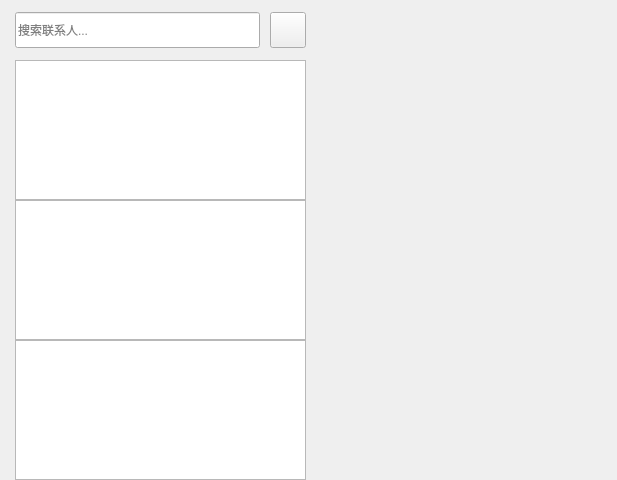
<?xml version="1.0" encoding="UTF-8"?>
<ui version="4.0">
 <class>ChatDialog</class>
 <widget class="QWidget" name="ChatDialog">
  <property name="geometry">
   <rect>
    <x>0</x>
    <y>0</y>
    <width>617</width>
    <height>480</height>
   </rect>
  </property>
  <property name="windowTitle">
   <string>Form</string>
  </property>
  <layout class="QHBoxLayout" name="horizontalLayout">
   <property name="spacing">
    <number>0</number>
   </property>
   <property name="leftMargin">
    <number>0</number>
   </property>
   <property name="topMargin">
    <number>0</number>
   </property>
   <property name="rightMargin">
    <number>0</number>
   </property>
   <property name="bottomMargin">
    <number>0</number>
   </property>
   <item>
    <widget class="QWidget" name="chat_user_wid" native="true">
     <property name="minimumSize">
      <size>
       <width>306</width>
       <height>0</height>
      </size>
     </property>
     <property name="maximumSize">
      <size>
       <width>306</width>
       <height>16777215</height>
      </size>
     </property>
     <layout class="QVBoxLayout" name="verticalLayout_2">
      <property name="spacing">
       <number>0</number>
      </property>
      <property name="leftMargin">
       <number>15</number>
      </property>
      <property name="topMargin">
       <number>0</number>
      </property>
      <property name="rightMargin">
       <number>0</number>
      </property>
      <property name="bottomMargin">
       <number>0</number>
      </property>
      <item>
       <widget class="QWidget" name="search_wid" native="true">
        <property name="minimumSize">
         <size>
          <width>0</width>
          <height>60</height>
         </size>
        </property>
        <layout class="QHBoxLayout" name="horizontalLayout_2">
         <property name="spacing">
          <number>10</number>
         </property>
         <property name="leftMargin">
          <number>0</number>
         </property>
         <property name="topMargin">
          <number>0</number>
         </property>
         <property name="rightMargin">
          <number>0</number>
         </property>
         <property name="bottomMargin">
          <number>0</number>
         </property>
         <item>
          <widget class="C_SearchEdit" name="search_edit">
           <property name="minimumSize">
            <size>
             <width>0</width>
             <height>36</height>
            </size>
           </property>
           <property name="maximumSize">
            <size>
             <width>16777215</width>
             <height>36</height>
            </size>
           </property>
           <property name="placeholderText">
            <string>搜索联系人...</string>
           </property>
          </widget>
         </item>
         <item>
          <widget class="ElaToolButton" name="add_btn">
           <property name="minimumSize">
            <size>
             <width>36</width>
             <height>36</height>
            </size>
           </property>
           <property name="maximumSize">
            <size>
             <width>36</width>
             <height>36</height>
            </size>
           </property>
           <property name="text">
            <string/>
           </property>
          </widget>
         </item>
        </layout>
       </widget>
      </item>
      <item>
       <widget class="ChatUserList" name="chat_user_list">
        <property name="minimumSize">
         <size>
          <width>0</width>
          <height>60</height>
         </size>
        </property>
       </widget>
      </item>
      <item>
       <widget class="SearchList" name="search_list"/>
      </item>
      <item>
       <widget class="QListView" name="con_user_list"/>
      </item>
     </layout>
    </widget>
   </item>
   <item>
    <widget class="QStackedWidget" name="stackedWidget">
     <property name="currentIndex">
      <number>0</number>
     </property>
     <widget class="ChatWid" name="chat_page"/>
     <widget class="QWidget" name="page_2"/>
    </widget>
   </item>
  </layout>
 </widget>
 <customwidgets>
  <customwidget>
   <class>C_SearchEdit</class>
   <extends>QLineEdit</extends>
   <header>Chat/Chat_Comp/c_searchedit.h</header>
  </customwidget>
  <customwidget>
   <class>SearchList</class>
   <extends>QListWidget</extends>
   <header location="global">Chat/Chat_Comp/searchlist.h</header>
  </customwidget>
  <customwidget>
   <class>ElaToolButton</class>
   <extends>QToolButton</extends>
   <header location="global">ElaToolButton.h</header>
  </customwidget>
  <customwidget>
   <class>ChatUserList</class>
   <extends>QListWidget</extends>
   <header location="global">Chat/Chat_Comp/chatuserlist.h</header>
  </customwidget>
  <customwidget>
   <class>ChatWid</class>
   <extends>QWidget</extends>
   <header location="global">Chat/Chat_Comp/chatwid.h</header>
   <container>1</container>
  </customwidget>
 </customwidgets>
 <resources/>
 <connections/>
</ui>
